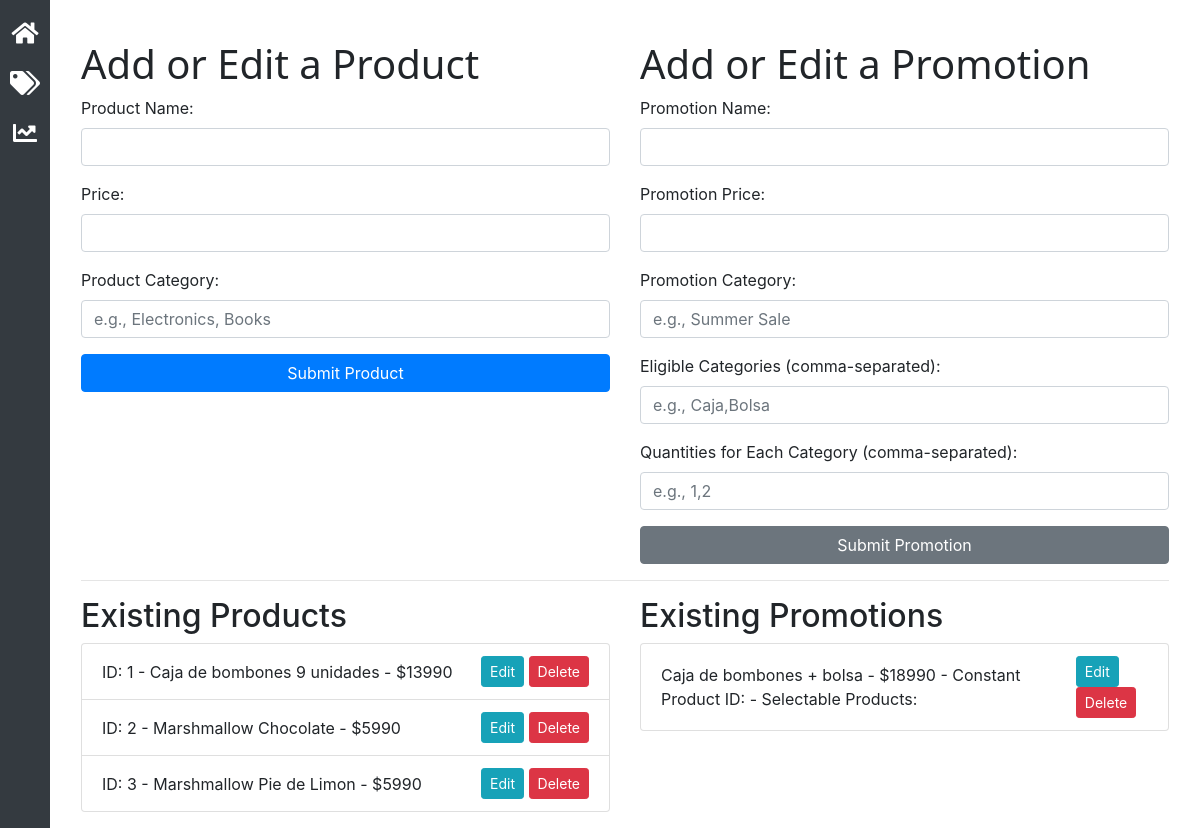
Page /products on the committed database.
### Websv.py (models this page shows)
class Product(db.Model):
    id = db.Column(db.Integer, primary_key=True)
    name = db.Column(db.String(100), nullable=False)
    price = db.Column(db.Integer, nullable=False)
    product_category = db.Column(db.String(100), nullable=True)

class Promotion(db.Model):
    id = db.Column(db.Integer, primary_key=True)
    name = db.Column(db.String(100), nullable=False)
    price = db.Column(db.Integer, nullable=False)
    promotion_category = db.Column(db.String(100), nullable=True)
    eligible_category = db.Column(db.String(100), nullable=True)  # New field replacing constant_product_id and selectable_group_ids
    selectable_quantities = db.Column(db.String(100), nullable=False)  # Comma-separated string of quantities for IDs

### Websv.py (the view, shortened to what this page needs)
@app.route('/products', methods=['GET', 'POST'])
def add_or_edit_product():
    products = Product.query.all()
    promotions = Promotion.query.all()  # Make sure this is outside any conditional logic.
    return render_template('products.html', products=products, promotions=promotions)

### templates/products.html (shortened to what this page needs)
<!DOCTYPE html>
<html lang="en">
<head>
    <link rel="stylesheet" href="static/modern-ui-style.css">
    <link rel="stylesheet" href="https://stackpath.bootstrapcdn.com/bootstrap/4.3.1/css/bootstrap.min.css">
    <link rel="stylesheet" href="https://cdnjs.cloudflare.com/ajax/libs/font-awesome/5.15.1/css/all.min.css">
</head>
<body>
    <div id="sidebar">
        <ul class="nav flex-column">
            <li class="nav-item">
                <a class="nav-link active" href="/sales">
                    <i class="fas fa-home nav-icon"></i>
                </a>
            </li>
            <li class="nav-item">
                <a class="nav-link" href="/products">
                    <i class="fas fa-tags nav-icon"></i>
                </a>
            </li>
            <li class="nav-item">
                <a class="nav-link" href="/sales-record">
                    <i class="fas fa-chart-line nav-icon"></i>
                </a>
            </li>
        </ul>
    </div>
    <div class="content">
    <div class="container mt-4">
        <div class="row">
            <div class="col-md-6">
                <h1>Add or Edit a Product</h1>
                <form action="/products" method="post">
                    <div class="form-group">
                        <label for="name">Product Name:</label>
                        <input type="text" class="form-control" id="name" name="name" oninput="this.value = this.value.replace(/[^a-zA-Z0-9 ]/g, '')" required>
                    </div>
                    <div class="form-group">
                        <label for="price">Price:</label>
                        <input type="number" class="form-control" id="price" name="price" required>
                    </div>
                    <div class="form-group">
                        <label for="product_category">Product Category:</label>
                        <input type="text" class="form-control" id="product_category" name="product_category" placeholder="e.g., Electronics, Books">
                    </div>
                    <button type="submit" class="btn btn-primary btn-block">Submit Product</button>
                </form>
            </div>
            <div class="col-md-6">
                <h1>Add or Edit a Promotion</h1>
                <form action="/add-promotion" method="post">
                    <div class="form-group">
                        <label for="promo_name">Promotion Name:</label>
                        <input type="text" class="form-control" id="promo_name" name="promo_name" required>
                    </div>
                    <div class="form-group">
                        <label for="promo_price">Promotion Price:</label>
                        <input type="number" class="form-control" id="promo_price" name="promo_price" required>
                    </div>
                    <div class="form-group">
                        <label for="promotion_category">Promotion Category:</label>
                        <input type="text" class="form-control" id="promotion_category" name="promotion_category" placeholder="e.g., Summer Sale">
                    </div>
                    <div class="form-group">
                        <label for="eligible_category">Eligible Categories (comma-separated):</label>
                        <input type="text" class="form-control" id="eligible_category" name="eligible_category" placeholder="e.g., Caja,Bolsa">
                    </div>
                    <div class="form-group">
                        <label for="selectable_quantities">Quantities for Each Category (comma-separated):</label>
                        <input type="text" class="form-control" id="selectable_quantities" name="selectable_quantities" placeholder="e.g., 1,2">
                    </div>
                    <button type="submit" class="btn btn-secondary btn-block">Submit Promotion</button>
                </form>
            </div>
</div>
<hr>
<div class="row">
    <div class="col-md-6">
        <h2>Existing Products</h2>
        <ul class="list-group">
            {% for product in products %}
            <li class="list-group-item d-flex justify-content-between align-items-center">
                ID: {{ product.id }} - {{ product.name }} - ${{ product.price }}
                <div>
                    <button class="btn btn-info btn-sm" onclick="editProduct('{{ product.id }}', '{{ product.name | escape }}', '{{ product.price }}', '{{ product.product_category | escape }}')">Edit</button>
                    <button class="btn btn-danger btn-sm" onclick="deleteProduct('{{ product.id }}')">Delete</button>
                </div>
            </li>
            {% endfor %}
        </ul>
    </div>
    <div class="col-md-6">
        <h2>Existing Promotions</h2>
        <ul class="list-group">
            {% for promotion in promotions %}
            <li class="list-group-item d-flex justify-content-between align-items-center">
                {{ promotion.name }} - ${{ promotion.price }} - Constant Product ID: {{ promotion.constant_product_id }} - Selectable Products: {{ promotion.selectable_product_ids }}
                <div>
                    <button class="btn btn-info btn-sm" onclick="editPromotion('{{ promotion.id }}', '{{ promotion.name }}', '{{ promotion.price }}', '{{ promotion.constant_product_id }}', '{{ promotion.selectable_product_ids }}', '{{ promotion.selectable_quantities }}')">Edit</button>
        <button class="btn btn-danger btn-sm" onclick="deletePromotion('{{ promotion.id }}')">Delete</button>
    </div>
</li>
            {% endfor %}
        </ul>
    </div>
</div>
</div>
</div>
</body>
</html>

### static/modern-ui-style.css (style rules this page uses)
body, h1, h3, button, input { font-family: 'Segoe UI', 'Helvetica Neue', sans-serif; font-size: larger; }
.container-fluid, .list-group-item { padding: 20px; }
.list-group-item { justify-content: space-between; align-items: center; }
.list-group-item { list-style: none; }
#sidebar { position: fixed; top: 0; left: 0; bottom: 0; width: 50px; background-color: #343a40; padding: 0.5rem 0; display: flex; flex-direction: column; align-items: center; }
#sidebar ul { list-style: none; padding: 0; width: 100%; }
#sidebar .nav-item { width: 100%; }
#sidebar .nav-link { color: #ffffff; display: flex; justify-content: center; align-items: center; height: 50px; text-decoration: none; }
#sidebar .nav-icon { font-size: 1.5rem; }
.content { margin-left: 50px; padding: 1rem; }

### rows in the picture
Product: id "1", name "Caja de bombones 9 unidades", price "13990"
Product: id "2", name "Marshmallow Chocolate", price "5990"
Product: id "3", name "Marshmallow Pie de Limon", price "5990"
Promotion: name "Caja de bombones + bolsa", price "18990"
